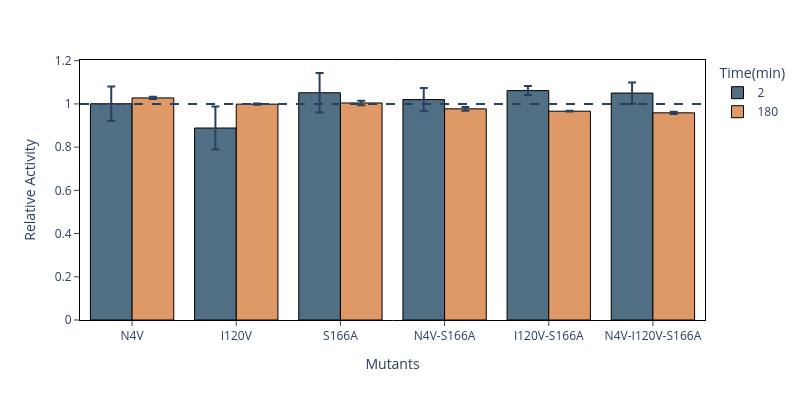

This figure's notebook cell:
### Markdown cell above
### N-terminal full screen

### Code cell
# Get csv file 
relact = pd.read_csv("FlA_ZP_Nterm.csv", sep=";")


# Filter for the reference condition (Protein == "WT")
reference = relact[relact["Protein"] == "WT"]

# Merge the reference values back into the original DataFrame based on the same condition
relact = relact.merge(
    reference[["Plate", "Time(min)", "SAM_conc(uM)", "Replicate", "%SAM_converted"]],
    on=["Plate", "Time(min)", "SAM_conc(uM)", "Replicate"],
    suffixes=("", "_ref"),
    how="left"
)

# Calculate Relative_Activity
relact["Relative_Activity"] = relact["%SAM_converted"] / relact["%SAM_converted_ref"]

# Drop the intermediate reference column 
relact.drop(columns=["%SAM_converted_ref"], inplace=True)

relact_var = relact.drop(relact.index[relact["Protein"] == "WT"].tolist())
# print(relact_var)


time = [2, 180] ### Selected time, must be element of [2, 5, 180]
SAM = 300 ### Selected time, must be element of [10, 300]

# relact_var["Time(min)"] == time) & 

subset = relact_var.loc[(relact_var["SAM_conc(uM)"] == SAM)]
# print(subset)
### Restructure dataset and calculate mean & stddev per protein
subset = pd.melt(subset, id_vars=["Protein", "Time(min)"], value_vars=["Relative_Activity"])
# print(subset)
plotdata = subset.groupby(by=["Protein", "Time(min)"])["value"].agg(["mean", "std"]).reset_index()
# print(plotdata)
# plotdata = plotdata.merge(subset[["Protein", "Time(min)"]], on="Protein", how="left").drop_duplicates().reset_index(drop=True)
plotdata.drop(plotdata.loc[plotdata["Protein"] == "Ctrl"].index, inplace=True)
# plotdata.drop(plotdata.loc[plotdata["Protein"] == "N4V"].index, inplace=True)
# print(plotdata)
# print(plotdata)


# for i in range(len(time)):
#     nodata= pd.DataFrame({"Protein": "H191E-H32L", "Time(min)": [time[i]], "mean": [0], "std": [0]})
#     plotdata = pd.concat([plotdata, nodata])
plotdata = plotdata.sort_values("Protein")

plotdata['Time(min)'] = plotdata['Time(min)'].astype(str)


fig = px.bar(plotdata, x="Protein", y="mean", color="Time(min)", barmode="group", error_y="std", color_discrete_sequence=["#516F84","#DF9966","#FFEFD3"], width=800, height=400,
             labels={
                 "Protein": "Mutants", 
                 "mean": "Relative Activity"
             }, 
             category_orders={"Protein": ["N4V", "I120V", "S166A", "N4V-S166A", "I120V-S166A", "N4V-I120V-S166A"]})
fig.update_traces(marker_line_color="black", marker_line_width = 1.0)
fig.add_hline(y=1, line_dash="dash")
fig.update_layout(plot_bgcolor='white')
fig.update_xaxes(
    mirror=True,
    ticks='outside',
    showline=True,
    linecolor='black',
    gridcolor='white'
)
fig.update_yaxes(
    mirror=True,
    ticks='outside',
    showline=True,
    linecolor='black',
    gridcolor='white'
)

fig.show()

### Figure 1 — Plotly figure (JSON) as saved in the notebook; plotly's stock layout.template omitted (floating-point values rounded to 4 significant figures)
{"data": [{"alignmentgroup": "True", "error_y": {"array": [0.09914, 0.0208, 0.0802, 0.04919, 0.05378, 0.09138]}, "hovertemplate": "Time(min)=2<br>Mutants=%{x}<br>Relative Activity=%{y}<extra></extra>", "legendgroup": "2", "marker": {"color": "#516F84", "line": {"color": "black", "width": 1}, "pattern": {"shape": ""}}, "name": "2", "offsetgroup": "2", "orientation": "v", "showlegend": true, "textposition": "auto", "type": "bar", "x": ["I120V", "I120V-S166A", "N4V", "N4V-I120V-S166A", "N4V-S166A", "S166A"], "xaxis": "x", "y": [0.8884, 1.062, 1.001, 1.05, 1.02, 1.052], "yaxis": "y"}, {"alignmentgroup": "True", "error_y": {"array": [0.002677, 0.001778, 0.005432, 0.004799, 0.00846, 0.0107]}, "hovertemplate": "Time(min)=180<br>Mutants=%{x}<br>Relative Activity=%{y}<extra></extra>", "legendgroup": "180", "marker": {"color": "#DF9966", "line": {"color": "black", "width": 1}, "pattern": {"shape": ""}}, "name": "180", "offsetgroup": "180", "orientation": "v", "showlegend": true, "textposition": "auto", "type": "bar", "x": ["I120V", "I120V-S166A", "N4V", "N4V-I120V-S166A", "N4V-S166A", "S166A"], "xaxis": "x", "y": [0.999, 0.9663, 1.028, 0.9587, 0.9771, 1.004], "yaxis": "y"}], "layout": {"barmode": "group", "height": 400, "legend": {"title": {"text": "Time(min)"}, "tracegroupgap": 0}, "margin": {"t": 60}, "plot_bgcolor": "white", "shapes": [{"line": {"dash": "dash"}, "type": "line", "x0": 0, "x1": 1, "xref": "x domain", "y0": 1, "y1": 1, "yref": "y"}], "width": 800, "xaxis": {"anchor": "y", "categoryarray": ["N4V", "I120V", "S166A", "N4V-S166A", "I120V-S166A", "N4V-I120V-S166A"], "categoryorder": "array", "domain": [0, 1], "gridcolor": "white", "linecolor": "black", "mirror": true, "showline": true, "ticks": "outside", "title": {"text": "Mutants"}}, "yaxis": {"anchor": "x", "domain": [0, 1], "gridcolor": "white", "linecolor": "black", "mirror": true, "showline": true, "ticks": "outside", "title": {"text": "Relative Activity"}}}}
